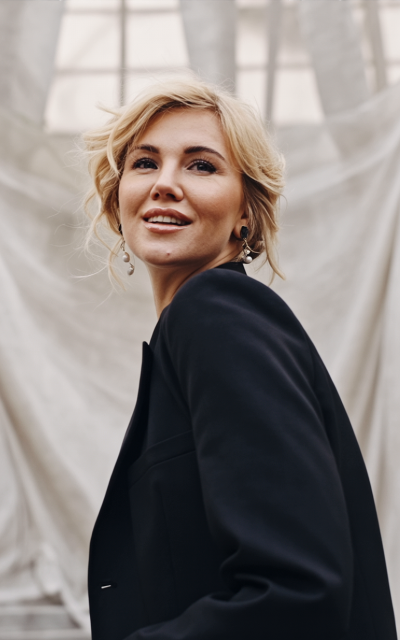
#> input picture images/IMG_7494.PNG, 800 x 1280 px, given in place of mockup.png, which was not available (shown at 1/2 size)
$ python crop_all.py
#> lines starting #> are read from the running program, lines starting #| are printed output that depends on the picture; pictures that were not available may be replaced by others from this repository, and a replacement may not be noted
import os
from PIL import Image

def crop_and_save(img_path, output_dir):
#> called with output_dir = '/Users/georgious/Desktop/IRINA/images'
    os.makedirs(output_dir, exist_ok=True)
    img = Image.open(img_path)
#> img is the input picture: PIL image 800x1280 RGB; mean R, G, B 133.6, 126.8, 124.1

    crops = {
        # 1. Hero photo of Irina (right side of hero section)
        "hero_photo.png": (540, 104, 1440, 660),

        # 2. Vase and candle photo
        "vase_candle.png": (80, 720, 496, 1036),

        # 3. Mentor 1.0 card image
        "mentor_1_card.png": (116, 2048, 680, 2452),

        # 4. Selling Star card image (pink blazer with mic)
        "selling_star_card.png": (760, 2048, 1360, 2452),

        # 5. Mentor 2.0 photo (small portrait)
        "mentor_2_photo.png": (132, 2792, 380, 3096),

        # 6. Selling Star photo details (pink blazer with mic, small portrait)
        "selling_star_photo.png": (768, 2792, 1072, 3096),

        # 7. Testimonials (3 photos of students)
        "testimonial_1.png": (156, 3560, 292, 3832),
        "testimonial_2.png": (544, 3560, 684, 3832),
        "testimonial_3.png": (936, 3560, 1072, 3832),

        # 8. Video testimonials (4 video thumbnails with play icons)
        "video_1.png": (160, 3948, 388, 4104),
        "video_2.png": (432, 3948, 648, 4104),
        "video_3.png": (652, 3948, 868, 4104),
        "video_4.png": (872, 3948, 1088, 4104),

        # 9. Not alone photo (Irina white blazer looking left)
        "not_alone_photo.png": (360, 4628, 632, 4964),

        # 10. Blog large photo (woman looking out the window)
        "blog_large_photo.png": (88, 5276, 492, 5684),

        # 11. Blog three small photos
        "blog_small_1.png": (88, 5704, 492, 5888),
        "blog_small_2.png": (512, 5704, 916, 5888),
        "blog_small_3.png": (940, 5704, 1360, 5888),

        # 12. About photo (Irina sitting on the couch)
        "about_photo.png": (80, 6252, 644, 6888),

        # 13. Wavy background behind "Узнайте свой уровень" card
        "wave_bg_1.png": (0, 1100, 1440, 1500),

        # 14. Wavy background behind "Не обязательно идти одной"
        "wave_bg_2.png": (0, 4500, 1440, 5100),

        # 15. Footer background
        "footer_bg.png": (0, 7400, 1440, 7955),

        # 16. Media Logos section (Forbes, Vogue, etc.)
        "media_logos.png": (80, 4180, 1360, 4480)
    }

    for filename, bbox in crops.items():
        cropped = img.crop(bbox)
        cropped_path = os.path.join(output_dir, filename)
        cropped.save(cropped_path)
        print(f"Saved {cropped_path} ({cropped.width}x{cropped.height})")
#> this loop made 23 passes
#> pass 1, in crop_and_save, `cropped = img.crop(bbox)`:
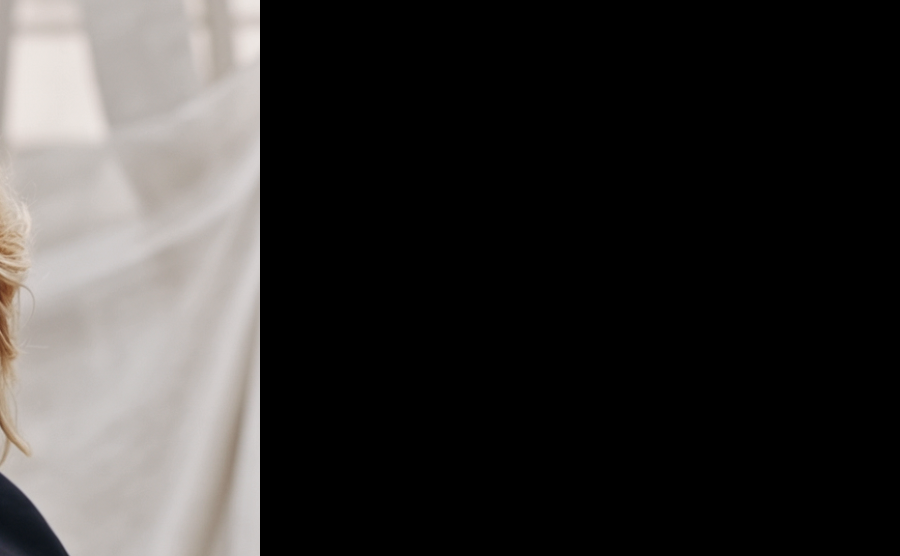
#> cropped: PIL image 900x556 RGB; mean R, G, B 55.4, 53.4, 52.1
#> pass 2, in crop_and_save, `cropped = img.crop(bbox)`:
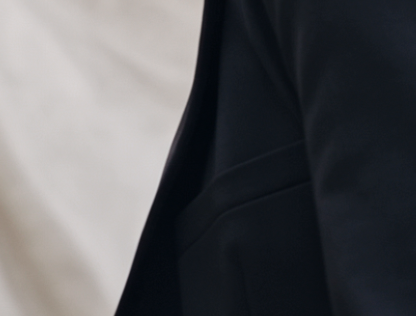
#> cropped: PIL image 416x316 RGB; mean R, G, B 89.5, 89.8, 92.3
#> after the loop: cropped: PIL image 1280x300 RGB; every value is 0

if __name__ == "__main__":
    crop_and_save(
        "/Users/georgious/Desktop/IRINA/research_images/mockup.png",
        "/Users/georgious/Desktop/IRINA/images"
    )

$ run again, on images/IMG_7497.PNG
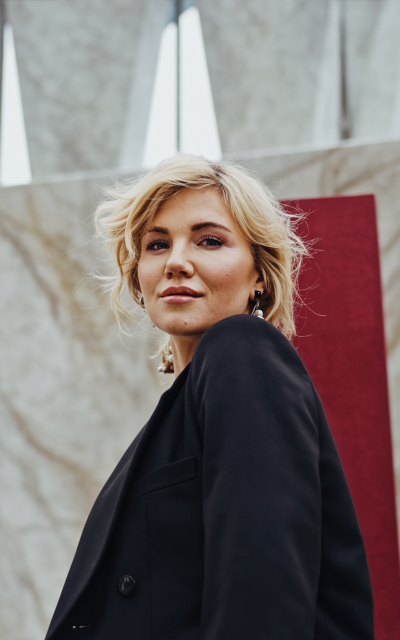
#> input picture images/IMG_7497.PNG, 800 x 1280 px, given in place of mockup.png, which was not available (shown at 1/2 size)
#> in crop_and_save, img is the input picture: PIL image 800x1280 RGB; mean R, G, B 125.6, 115.5, 114.4
#> the loop in crop_and_save, `for filename, bbox in crops.items():` made 23 passes
#> pass 1, in crop_and_save, `cropped = img.crop(bbox)`:
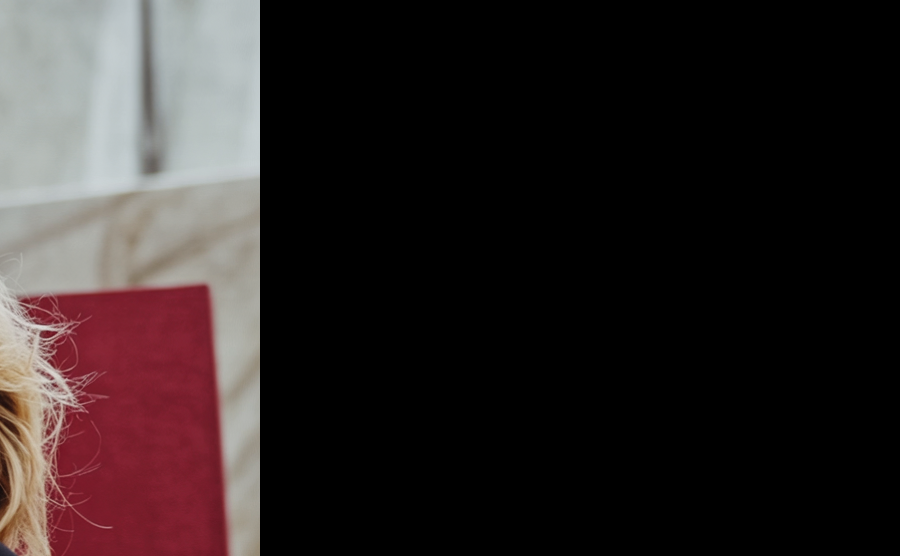
#> cropped: PIL image 900x556 RGB; mean R, G, B 45.3, 36.9, 36.9
#> pass 2, in crop_and_save, `cropped = img.crop(bbox)`:
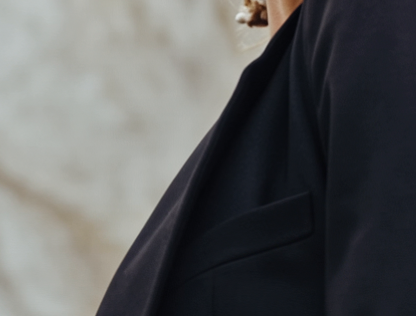
#> cropped: PIL image 416x316 RGB; mean R, G, B 91.8, 93, 93.3

$ run again, on images/IMG_7498.PNG
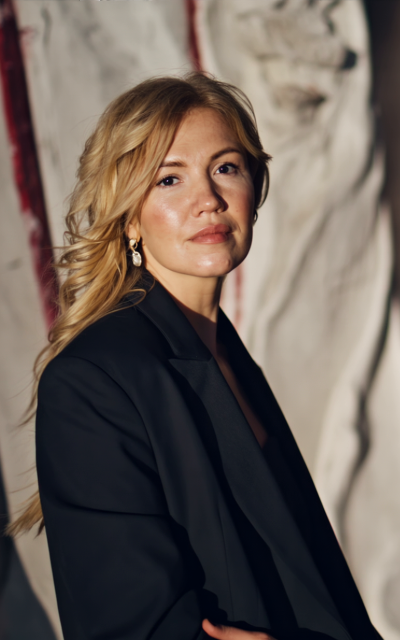
#> input picture images/IMG_7498.PNG, 800 x 1280 px, given in place of mockup.png, which was not available (shown at 1/2 size)
#> in crop_and_save, img is the input picture: PIL image 800x1280 RGB; mean R, G, B 106.6, 94.9, 87.5
#> the loop in crop_and_save, `for filename, bbox in crops.items():` made 23 passes
#> pass 1, in crop_and_save, `cropped = img.crop(bbox)`:
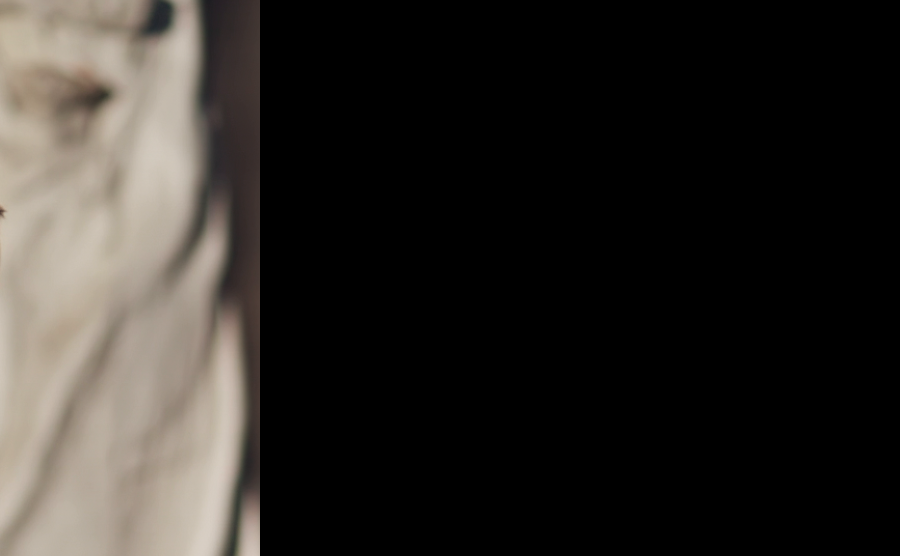
#> cropped: PIL image 900x556 RGB; mean R, G, B 45.7, 42.3, 38.5
#> pass 2, in crop_and_save, `cropped = img.crop(bbox)`:
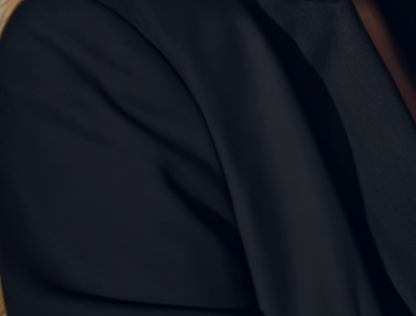
#> cropped: PIL image 416x316 RGB; mean R, G, B 20.1, 23.7, 32.6
